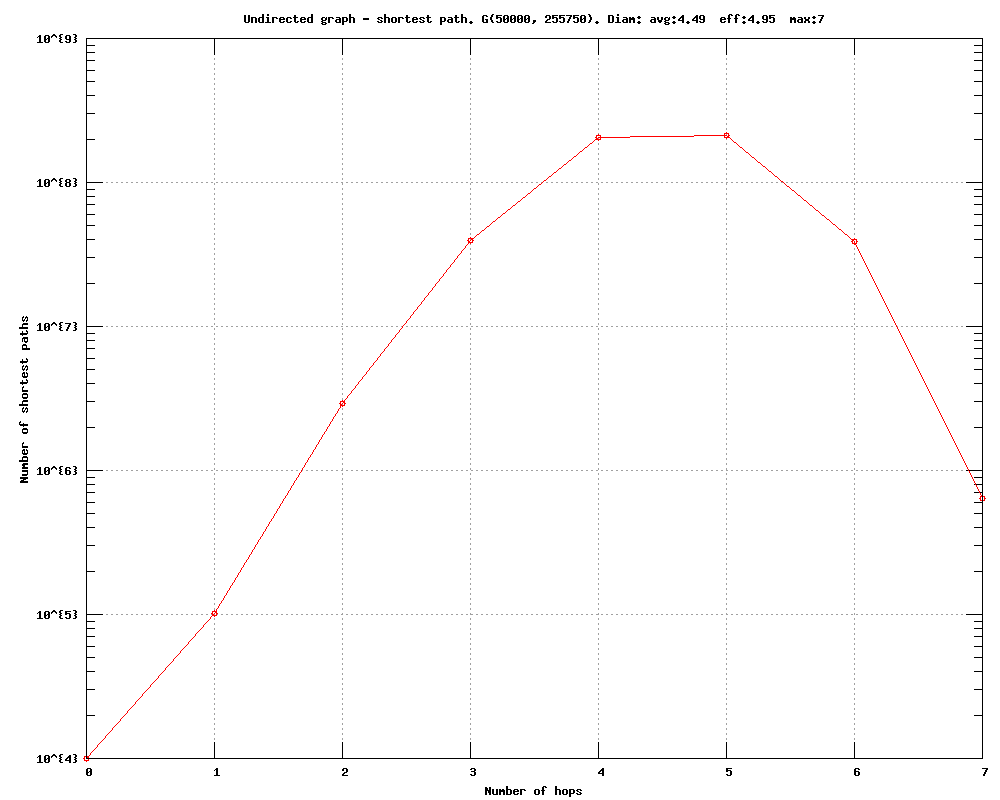

gnuplot code for this plot:
#
# Undirected graph - shortest path. G(50000, 255750). Diam: avg:4.49  eff:4.95  max:7 (Fri Sep 23 19:48:24 2016)
#

set title "Undirected graph - shortest path. G(50000, 255750). Diam: avg:4.49  eff:4.95  max:7"
set key bottom right
set logscale y 10
set format y "10^{%L}"
set mytics 10
set grid
set xlabel "Number of hops"
set ylabel "Number of shortest paths"
set tics scale 2
set terminal png size 1000,800
set output 'diam.shortest_path_plot_steam-sweden-sample.txt.png'
plot 	"diam.shortest_path_plot_steam-sweden-sample.txt.tab" using 1:2 title "" with linespoints pt 6
